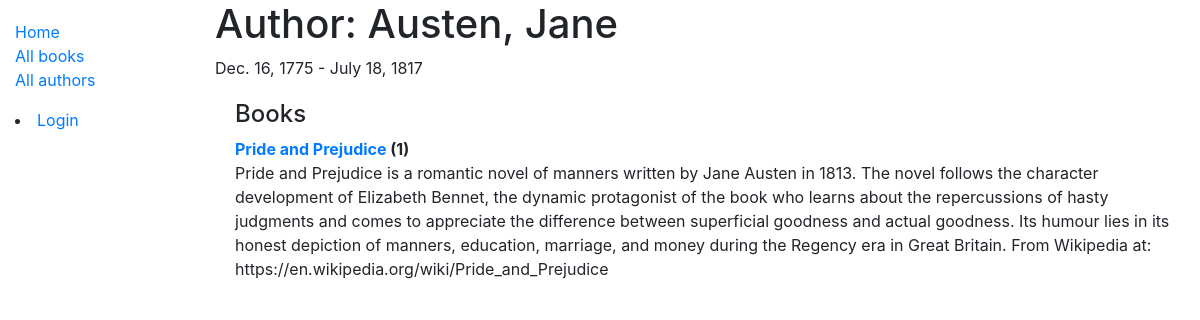
The app's page /directory/author/1 with its own data.
### directory/models.py (models this page shows, shortened)
class Author(models.Model):
    first_name = models.CharField(max_length=100)
    last_name = models.CharField(max_length=100)
    date_of_birth = models.DateField(null=True, blank=True)
    date_of_death = models.DateField('Died', null=True, blank=True)
    class Meta:
        ordering = ['last_name', 'first_name']
    def __str__(self):
        return f'{self.last_name}, {self.first_name}'

class Book(models.Model):
    title = models.CharField(max_length=200)
    author = models.ForeignKey('Author', on_delete=models.SET_NULL, null=True)
    summary = models.TextField(max_length=1000, help_text='Enter a brief description of the book')
    isbn = models.CharField('ISBN', max_length=13, help_text='13 Character <a href="https://www.isbn-international.org/content/what-isbn">ISBN number</a>')
    genre = models.ManyToManyField(Genre, help_text='Select a genre for this book')
    def __str__(self):
        return self.title
    def display_genre(self):
        """Create a string for the Genre. This is required to display genre in Admin."""
        return ', '.join(genre.name for genre in self.genre.all()[:3])
    display_genre.short_description = 'Genre'

### directory/views.py (the view)
class AuthorDetailView(generic.DetailView):
    model = Author

### directory/templates/directory/author_detail.html
{% extends "base_generic.html" %}
{% block content %}
<h1>Author: {{ author }} </h1>
<p>{{author.date_of_birth}} - {% if author.date_of_death %}{{author.date_of_death}}{% endif %}</p>
<div style="margin-left:20px;margin-top:20px">
<h4>Books</h4>
<dl>
{% for book in author.book_set.all %}
  <dt><a href="{% url 'book-detail' book.pk %}">{{book}}</a> ({{book.bookinstance_set.all.count}})</dt>
  <dd>{{book.summary}}</dd>
{% endfor %}
</dl>
</div>
{% endblock %}

### records on screen
Author: last_name+first_name "Austen, Jane", date_of_birth "Dec. 16, 1775", date_of_death "July 18, 1817"
Book: title "Pride and Prejudice", bookinstance_set.all.count "1", summary "Pride and Prejudice is a romantic novel of manners written by Jane Austen in 1813. The novel follows the character development of Elizabeth Bennet, the dynamic protagonist of the book who learns about the repercussions of hasty judgments and comes to appreciate the difference between superficial goodness and actual goodness. Its humour lies in its honest depiction of manners, education, marriage, and money during the Regency era in Great Britain. From Wikipedia at: https://en.wikipedia.org/wiki/Pride_and_Prejudice"
